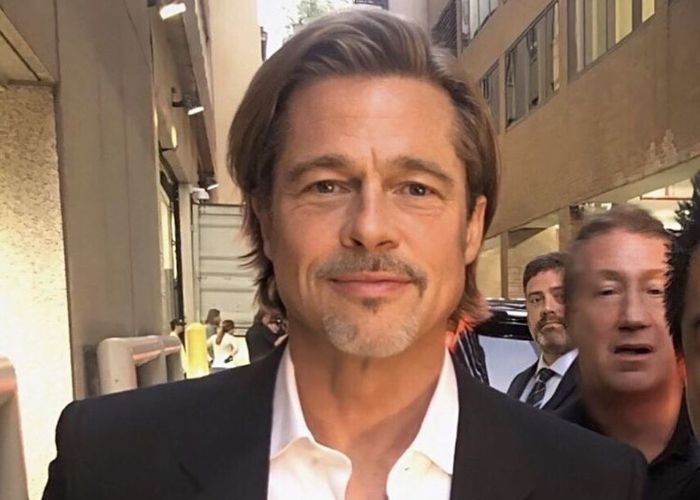
#> input picture ml-project/image/Brad_Pitt/bradd_1.jpg, 700 x 500 px; its folder holds only this picture in this run
$ python detect_face.py ../image/Brad_Pitt/bradd_1.jpg
#> lines starting #> are read from the running program, lines starting #| are printed output that depends on the picture; after the words box and inside, x2 and y2 are one past the last pixel; in counts of white or black regions, pixels touching at a corner belong together
import cv2
import sys
import os
import traceback

CASCADE="C:/Users/ACER/Downloads/ExtractFace/Face_Detect/Face_cascade.xml"
FACE_CASCADE=cv2.CascadeClassifier(CASCADE)

def detect_faces(image_path,display=True):

	image=cv2.imread(image_path)
	image_grey=cv2.cvtColor(image,cv2.COLOR_BGR2GRAY)

	faces = FACE_CASCADE.detectMultiScale(image_grey,scaleFactor=1.16,minNeighbors=5,minSize=(25,25),flags=0)

	newcount = 0

	for x,y,w,h in faces:
		sub_img=image[y-10:y+h+10,x-10:x+w+10]
		os.chdir(path_folder)
		cv2.imwrite("image"+str(newcount)+".jpg",sub_img)
		os.chdir("../")
		cv2.rectangle(image,(x,y),(x+w,y+h),(255, 255,0),2)
		newcount = newcount + 1

	if display:
		cv2.imshow("Faces Found",image)
		# if (cv2.waitKey(0) & 0xFF == ord('q')) or (cv2.waitKey(0) & 0xFF == ord('Q')):
		# 	cv2.destroyAllWindows()
	cv2.destroyAllWindows()

if __name__ == "__main__":

	count = 0
	while os.path.exists("C:/Users/ACER/Downloads/ExtractFace/Face_Detect/ExtractedFaceFolder" + str(count)) == True:
		count = count + 1
		if os.path.exists("C:/Users/ACER/Downloads/ExtractFace/Face_Detect/ExtractedFaceFolder" + str(count)) == False:
			break
		else:
			continue
	os.mkdir("C:/Users/ACER/Downloads/ExtractFace/Face_Detect/ExtractedFaceFolder" + str(count))
	path_folder = "C:/Users/ACER/Downloads/ExtractFace/Face_Detect/ExtractedFaceFolder" + str(count)

	if len(sys.argv) < 2:
		print("Usage: python Detect_face.py 'image path'")
		sys.exit()

	if os.path.isdir(sys.argv[1]):
		for image in os.listdir(sys.argv[1]):
			try:
				print ("Processing.....",os.path.abspath(os.path.join(sys.argv[1],image)))
				detect_faces(os.path.abspath(os.path.join(sys.argv[1],image)),False)
			except Exception:
				print ("Could not process ",os.path.abspath(os.path.join(sys.argv[1],image)))
	else:
		detect_faces(sys.argv[1])
#> in detect_faces, image is the input picture: shape (500, 700, 3); mean B, G, R 92.9, 110.6, 138.3
#> in detect_faces, `image_grey=cv2.cvtColor(image,cv2.COLOR_BGR2GRAY)`:
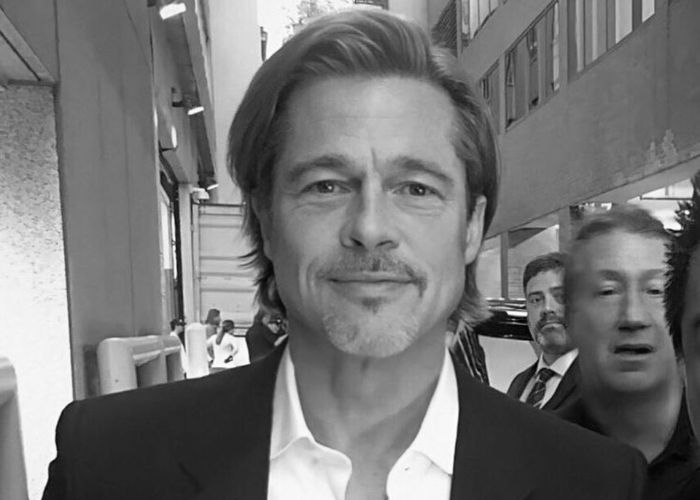
#> image_grey: shape (500, 700); min 1, max 255, mean 116.9
#> in detect_faces, `faces = FACE_CASCADE.detectMultiScale(image_grey,scaleFactor=1.16,minN..`: faces = [[517, 272, 61, 61], [573, 245, 118, 118], [253, 94, 238, 238]]
#> the loop in detect_faces, `for x,y,w,h in faces:` made 3 passes
#> pass 1, in detect_faces, `sub_img=image[y-10:y+h+10,x-10:x+w+10]`:
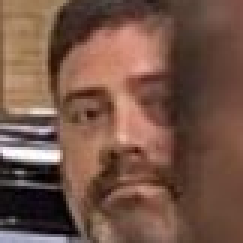
#> sub_img: shape (81, 81, 3) (shown 3 times larger); mean B, G, R 70.8, 84.5, 116.5
#> pass 2, in detect_faces, `sub_img=image[y-10:y+h+10,x-10:x+w+10]`:
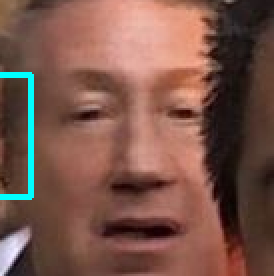
#> sub_img: shape (138, 137, 3) (shown 2 times larger); mean B, G, R 74.3, 85.4, 122.3
#> pass 3, in detect_faces, `sub_img=image[y-10:y+h+10,x-10:x+w+10]`:
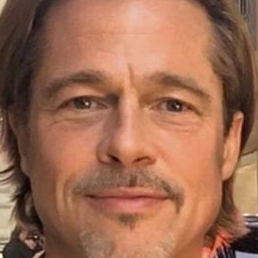
#> sub_img: shape (258, 258, 3); mean B, G, R 82.2, 106.3, 156.7
#> after the loop in detect_faces, `for x,y,w,h in faces:`:
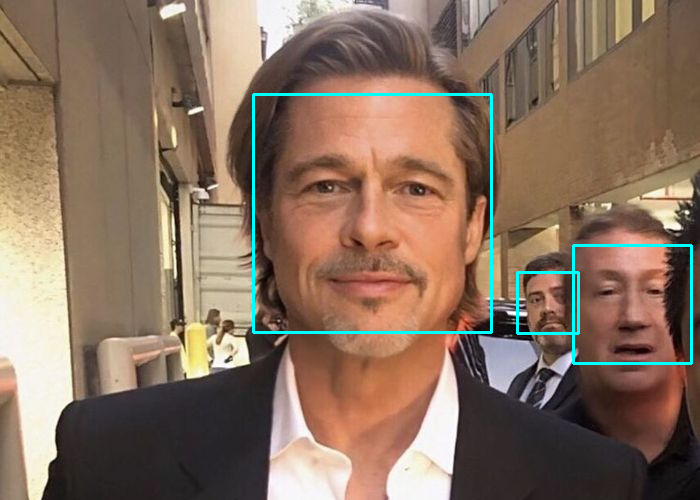
#> image: shape (500, 700, 3); 1.42% of pixels changed, all inside (x1, y1, x2, y2) = (252, 93, 693, 365)
#> after the loop in detect_faces, `for x,y,w,h in faces:`: newcount = 3

$ run again, on ml-project/image/ElonMusk/elon2.jpg
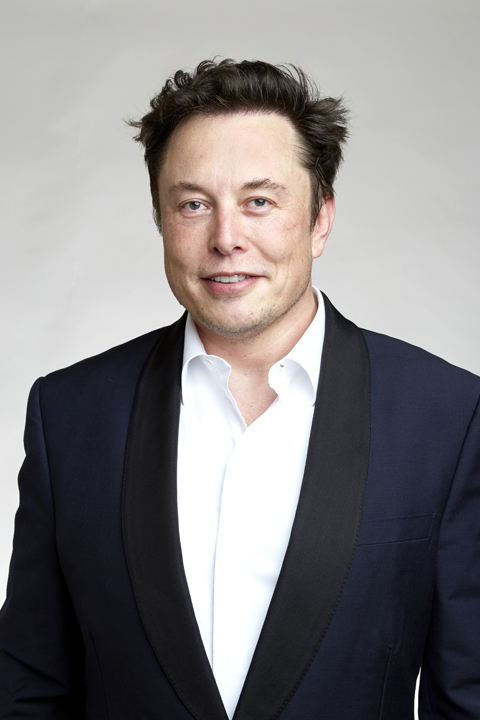
#> input picture ml-project/image/ElonMusk/elon2.jpg, 480 x 720 px
#> in detect_faces, image is the input picture: shape (720, 480, 3); mean B, G, R 129.9, 128.8, 131.8
#> faces = [[135, 126, 191, 191]]
#> the loop in detect_faces, `for x,y,w,h in faces:` made 1 pass
#> (x, y, w, h, newcount) on pass 1: (135, 126, 191, 191, 1)
#> pass 1, in detect_faces, `sub_img=image[y-10:y+h+10,x-10:x+w+10]`:
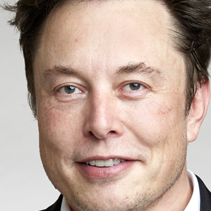
#> sub_img: shape (211, 211, 3); mean B, G, R 151, 163.1, 186
#> after the loop in detect_faces, `for x,y,w,h in faces:`:
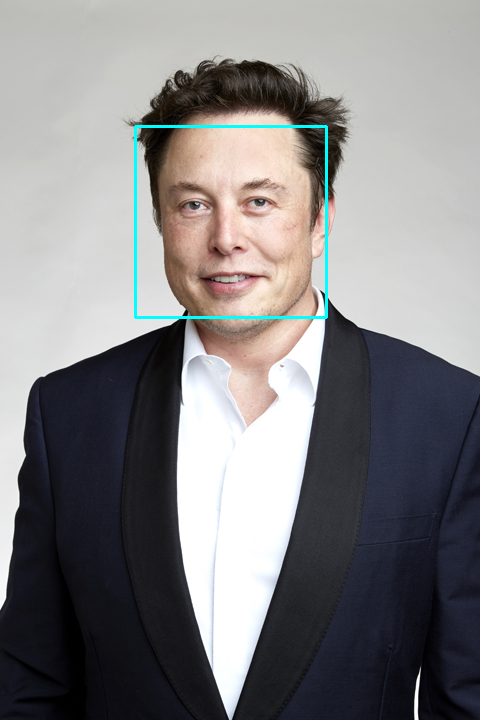
#> image: shape (720, 480, 3); 0.66% of pixels changed, all inside (x1, y1, x2, y2) = (134, 125, 328, 319)
#> after the loop in detect_faces, `for x,y,w,h in faces:`: newcount = 1

$ run again, on ml-project/image/EricAndre/eric1.jpg
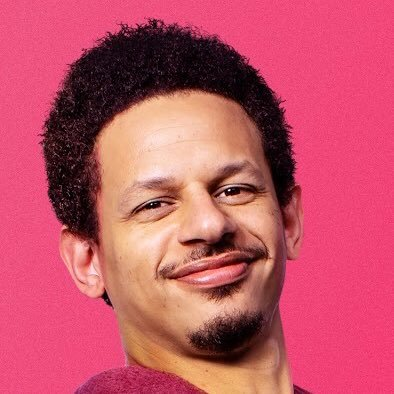
#> input picture ml-project/image/EricAndre/eric1.jpg, 394 x 394 px
#> in detect_faces, image is the input picture: shape (394, 394, 3); mean B, G, R 102.6, 83.8, 195
#> faces = [[90, 108, 224, 224]]
#> the loop in detect_faces, `for x,y,w,h in faces:` made 1 pass
#> (x, y, w, h, newcount) on pass 1: (90, 108, 224, 224, 1)
#> pass 1, in detect_faces, `sub_img=image[y-10:y+h+10,x-10:x+w+10]`:
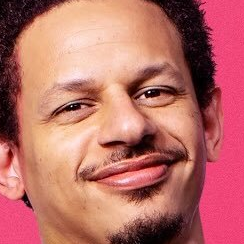
#> sub_img: shape (244, 244, 3); mean B, G, R 103.5, 109.8, 186
#> after the loop in detect_faces, `for x,y,w,h in faces:`:
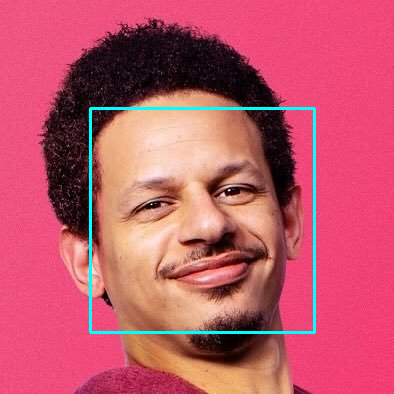
#> image: shape (394, 394, 3); 1.73% of pixels changed, all inside (x1, y1, x2, y2) = (89, 107, 316, 334)
#> after the loop in detect_faces, `for x,y,w,h in faces:`: newcount = 1

$ run again, on ml-project/image/Brad_Pitt/bradd_2.jpg
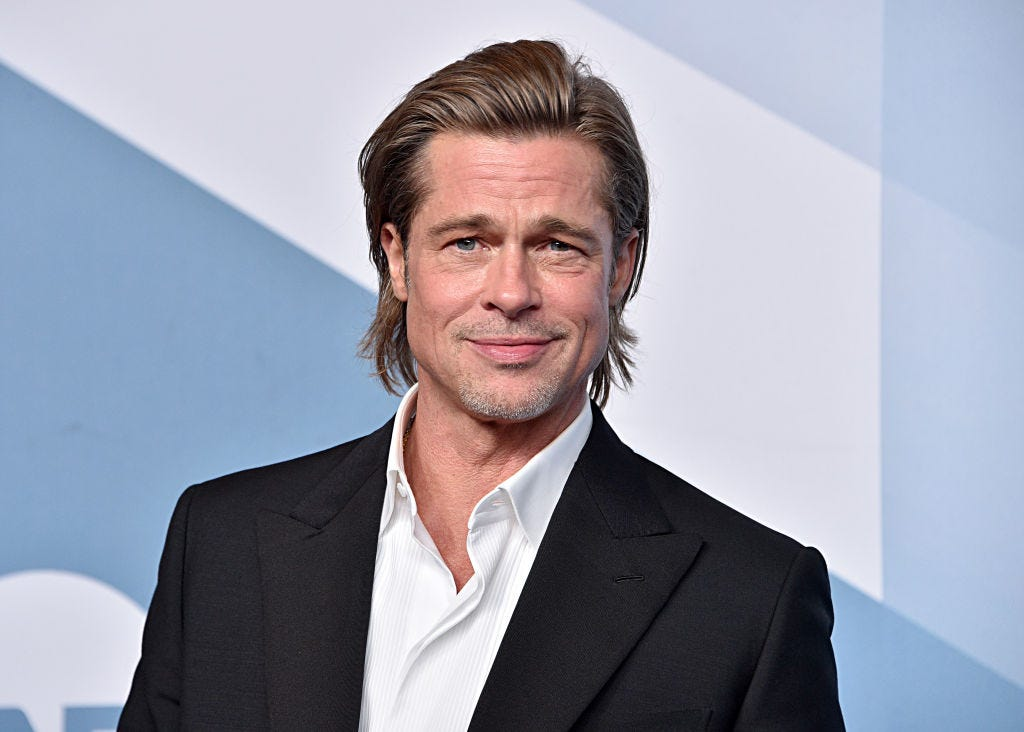
#> input picture ml-project/image/Brad_Pitt/bradd_2.jpg, 1024 x 732 px
#> in detect_faces, image is the input picture: shape (732, 1024, 3); mean B, G, R 170, 155.8, 153.8
#> faces = [[382, 139, 264, 264]]
#> the loop in detect_faces, `for x,y,w,h in faces:` made 1 pass
#> (x, y, w, h, newcount) on pass 1: (382, 139, 264, 264, 1)
#> pass 1, in detect_faces, `sub_img=image[y-10:y+h+10,x-10:x+w+10]`:
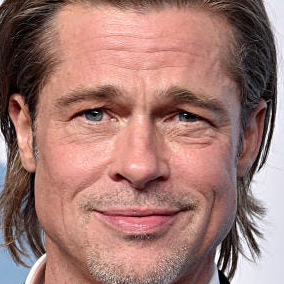
#> sub_img: shape (284, 284, 3); mean B, G, R 115.5, 122, 162.6
#> after the loop in detect_faces, `for x,y,w,h in faces:`:
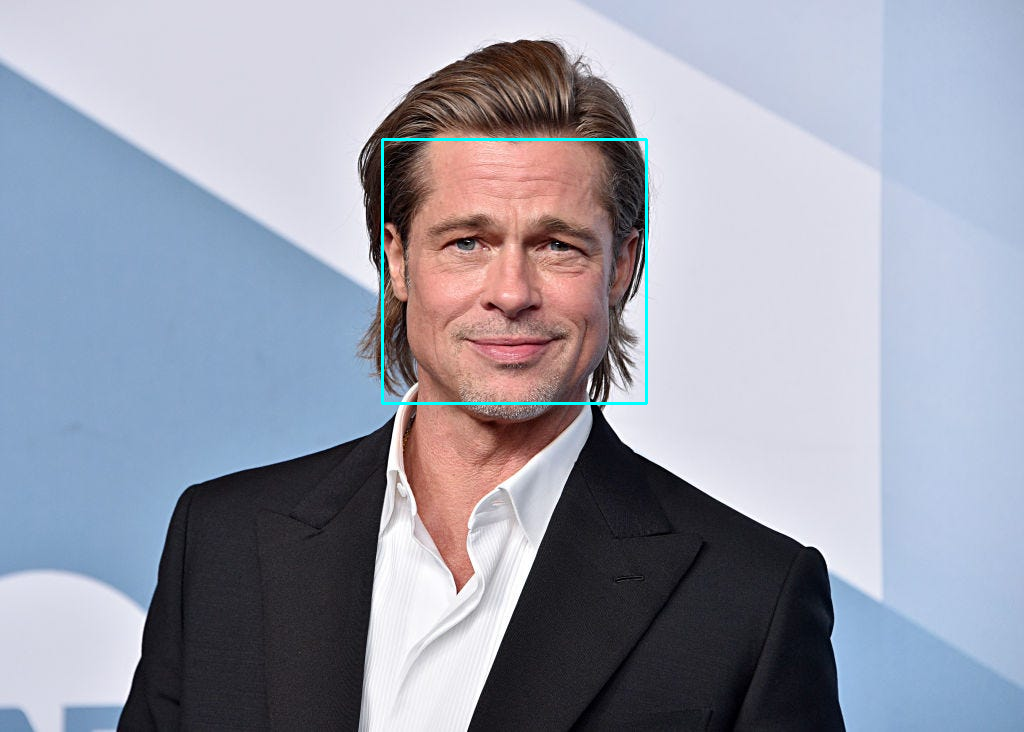
#> image: shape (732, 1024, 3); 0.42% of pixels changed, all inside (x1, y1, x2, y2) = (381, 138, 648, 405)
#> after the loop in detect_faces, `for x,y,w,h in faces:`: newcount = 1
